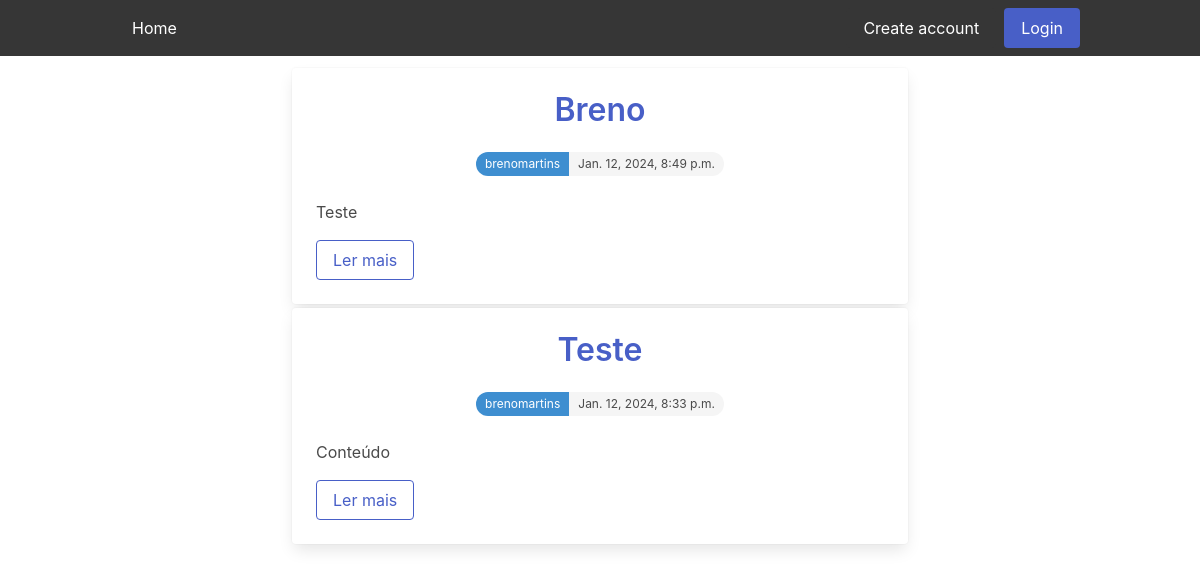
The app's page /posts/, older data.
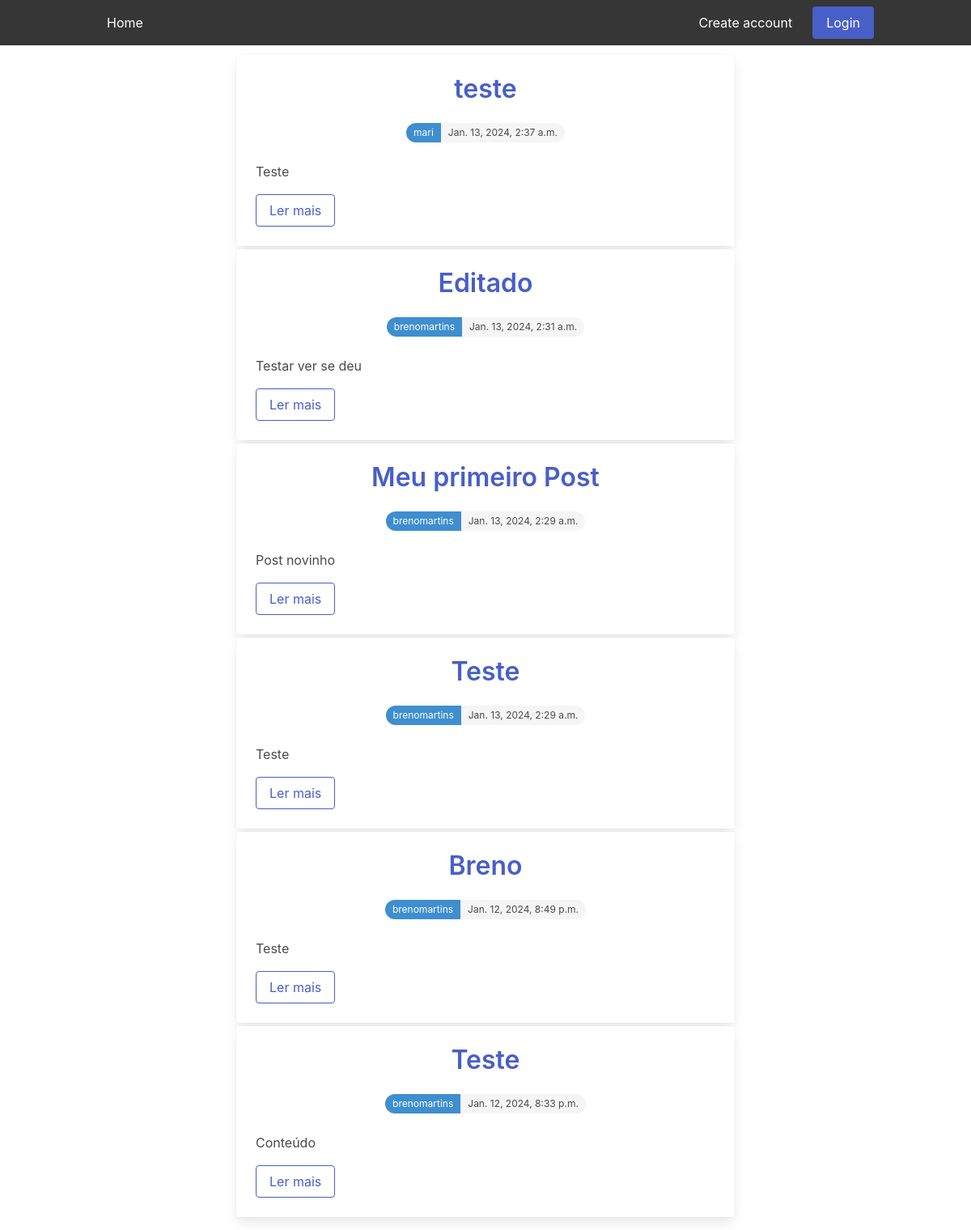
The same page, newer data.
### djangoTeste/models.py (models this page shows)
class Post(models.Model):
    title = models.CharField(max_length=200)
    content = models.TextField()
    date_published = models.DateTimeField(auto_now_add=True)
    author = models.ForeignKey(User, on_delete=models.CASCADE)

### djangoTeste/views.py (the view)
# urls.py: path('posts/', views.list_posts, name='post_list'),
def list_posts(request):
    posts = cache.get('post_list')
    if not posts:
        posts = Post.objects.select_related('author').order_by('-date_published')  # 'author' is a ForeignKey in Post
        cache.set('post_list', posts)
    return render(request, 'blog/post_list.html', {'posts': posts})

### templates/blog/post_list.html (shortened to what this page needs)
{% extends "base.html" %}
{% block content %}
    {% if posts %}
        {% for post in posts %}
            <div class="card article mb-1">
                <div class="card-content">
                    <div class="media">
                        <div class="media-content has-text-centered">
                            <p class="title article-title">
                                <a class="has-text-link" href="{% url 'post_detail' post.pk %}">{{ post.title }}</a>
                            </p>
                            <div class="tags has-addons level-item">
                                <span class="tag is-rounded is-info">{{ post.author }}</span>
                                <span class="tag is-rounded">{{ post.date_published }}</span>
                            </div>
                        </div>
                    </div>
                    <div class="content article-body">
                        <p>{{ post.content }}</p>
                        <a href="{% url 'post_detail' post.pk %}">
                            <button class="button is-link is-outlined">Ler mais</button>
                        </a>
                    </div>
                </div>
            </div>
        {% endfor %}
    {% else %}
        <div class="notification is-primary">
            <p>No posts to show.</p>
        </div>
    {% endif %}
{% endblock content %}

### templates/base.html (shortened to what this page needs)
<!doctype html>
<html>
<head>
    <link rel="stylesheet" href="https://cdnjs.cloudflare.com/ajax/libs/bulma/0.9.4/css/bulma.min.css">
<link rel="stylesheet" href="https://cdnjs.cloudflare.com/ajax/libs/font-awesome/6.5.1/css/all.min.css" />
</head>
<body>
<nav class="navbar is-dark">
    <div class="container">
        <div id="navMenu" class="navbar-menu">
            <div class="navbar-start">
                <a class="navbar-item has-text-white" href="{% url 'post_list' %}">
                    Home
                </a>
            </div>
            <div class="navbar-end">
                <div class="navbar-item">
                    <div class="buttons">
                        {% if user.is_authenticated %}
                            <p class="navbar-item has-text-white">Welcome, {{user.username }}</p>
                            <form method="post" action="{% url 'logout' %}">
                                {% csrf_token %}
                                <input type="submit" class="button is-link has-text-white" value="Logout">
                            </form>
                        {% else %}
                            <a class="button is-dark has-text-white" href="{% url 'register' %}">Create account</a>
                            <a class="button is-link has-text-white" href="{% url 'login' %}">Login</a>
                        {% endif %}
                    </div>
                </div>
            </div>
        </div>
    </div>
</nav>
<div class="container">
    <section class="articles">
        <div class="column is-8 is-offset-2">
            {% block content %}{% endblock %}
        </div>
    </section>
</div>
</body>
</html>

Row changes from the older to the newer data that the page shows:
added Post: title "teste", author "mari", date_published "Jan. 13, 2024, 2:37 a.m.", content "Teste"
added Post: title "Editado", author "brenomartins", date_published "Jan. 13, 2024, 2:31 a.m.", content "Testar ver se deu"
added Post: title "Meu primeiro Post", author "brenomartins", date_published "Jan. 13, 2024, 2:29 a.m.", content "Post novinho"
added Post: title "Teste", author "brenomartins", date_published "Jan. 13, 2024, 2:29 a.m.", content "Teste"
